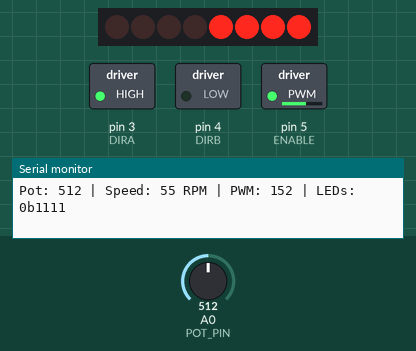
Bench run of a sketch on a simulated Arduino Uno, built with avr-gcc and run on an emulated ATmega328P. Shown: 8 shift-register outputs drawn as a row of LEDs (first output left, lit = HIGH), switched loads named in the sketch (green lamp = pin HIGH), the last lines printed to the serial monitor. Wiring (inferred from the names in the program): shift register (74HC595): data pin 12; shift clock pin 9; latch pin 11. Wiring (inferred from the signals the program sends): row of LEDs: on Q0, Q1, Q2, Q3, Q4, Q5, Q6, Q7. Inputs (shaded band) come from the test bench; at power-on: A0 (POT_PIN) = 512. Pins used as bus, display or sensor lines are not drawn.

Above: at 1.2 s.
1.3 s: A0 (POT_PIN) set to 306
At 2.5 s:
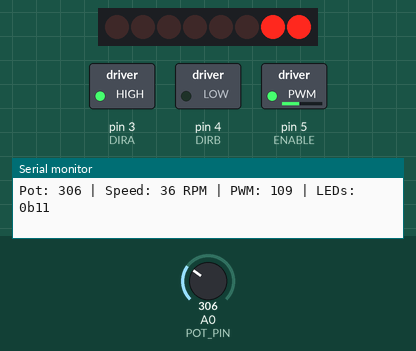
2.8 s: A0 (POT_PIN) set to 10
At 4.0 s:
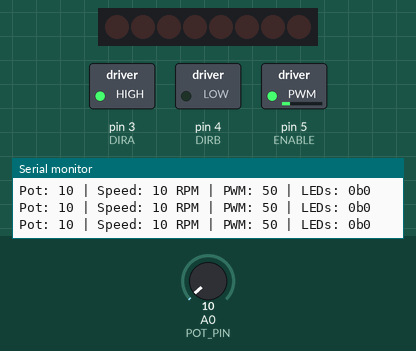
4.3 s: A0 (POT_PIN) set to 900
At 5.1 s:
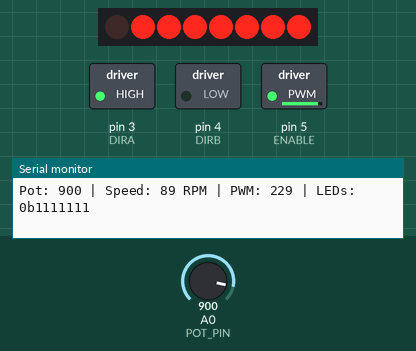
5.8 s: A0 (POT_PIN) set to 1023
At 6.6 s:
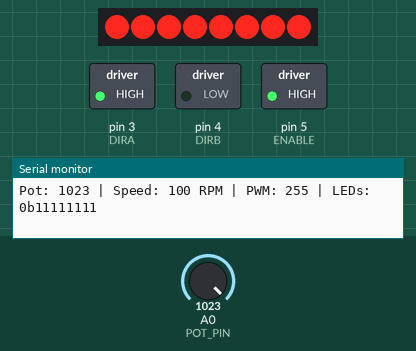
7.3 s: A0 (POT_PIN) set to 716
At 7.9 s:
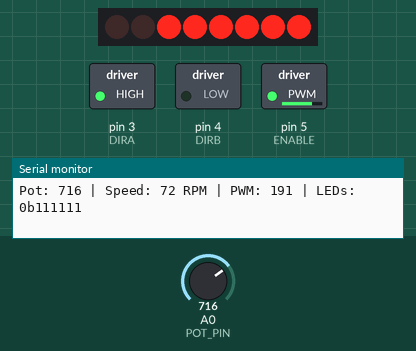
8.8 s: A0 (POT_PIN) set to 122
At 9.5 s:
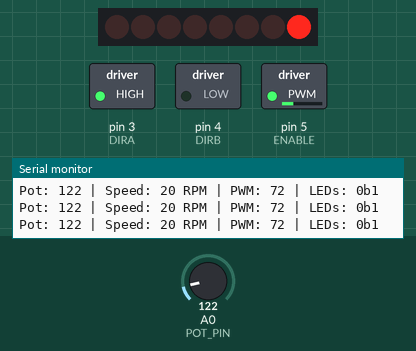
Timing chart, 0 to 11.3 s (numbered marks = the images above; inputs shaded):
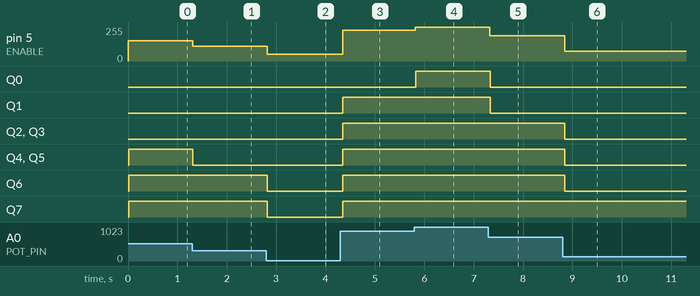

The sketch:

MotorVisualizer.ino
```cpp
/************************
Motor Speed Control with LED Display
- Potentiometer controls DC motor speed
- 74HC595 displays speed level on LEDs
************************/

// Motor control pins (L293D)
#define ENABLE 5
#define DIRA 3
#define DIRB 4

// 74HC595 shift register pins
#define LATCH_PIN 11  // ST_CP [RCK]
#define CLOCK_PIN 9   // SH_CP [SCK]
#define DATA_PIN 12   // DS [S1]

// Potentiometer pin
#define POT_PIN A0

// Speed thresholds (in RPM)
const int BASE_SPEED = 10;
const int SPEED_INCREMENT = 10;
const int MAX_SPEED = 100;  // 30 + (7 * 10) = 100 RPM for all 8 LEDs

byte leds = 0;
int currentSpeed = BASE_SPEED;

void setup() {
  // Motor pins
  pinMode(ENABLE, OUTPUT);
  pinMode(DIRA, OUTPUT);
  pinMode(DIRB, OUTPUT);

  // Shift register pins
  pinMode(LATCH_PIN, OUTPUT);
  pinMode(DATA_PIN, OUTPUT);
  pinMode(CLOCK_PIN, OUTPUT);

  // Set motor direction (one way)
  digitalWrite(DIRA, HIGH);
  digitalWrite(DIRB, LOW);

  Serial.begin(9600);
  Serial.println("Motor Speed Control Started");
}

void updateShiftRegister() {
  digitalWrite(LATCH_PIN, LOW);
  shiftOut(DATA_PIN, CLOCK_PIN, LSBFIRST, leds);
  digitalWrite(LATCH_PIN, HIGH);
}

void updateLEDs(int speed) {
  // Calculate how many LEDs should be on based on speed
  // Base speed (30 RPM) = 0 LEDs
  // 40 RPM = 1 LED (Q7)
  // 50 RPM = 2 LEDs (Q7, Q6)
  // etc.

  int numLEDs = 0;
  if (speed >= 20) {
    numLEDs = (speed - 10) / SPEED_INCREMENT;
    if (numLEDs > 8) numLEDs = 8;  // Cap at 8 LEDs
  }

  // Build LED pattern starting from Q7 (MSB)
  leds = 0;
  for (int i = 0; i < numLEDs; i++) {
    bitSet(leds, i);  // Start from Q7 and work down
  }

  updateShiftRegister();
}

int calculateMotorPWM(int speed) {
  // Map speed (30-100 RPM) to PWM value (0-255)
  // At 30 RPM (base): minimal PWM
  // At 100 RPM (max): full PWM

  if (speed <= BASE_SPEED) {
    return 50;  // Minimum PWM to get motor moving
  } else if (speed >= MAX_SPEED) {
    return 255;  // Maximum PWM
  } else {
    // Linear mapping: 30 RPM = 50 PWM, 100 RPM = 255 PWM
    return map(speed, BASE_SPEED, MAX_SPEED, 50, 255);
  }
}

void loop() {
  // Read potentiometer value (0-1023)
  int potValue = analogRead(POT_PIN);

  // Map potentiometer to speed range (30-100 RPM)
  currentSpeed = map(potValue, 0, 1023, BASE_SPEED, MAX_SPEED);

  // Update LED display
  updateLEDs(currentSpeed);

  // Calculate and set motor speed
  int pwmValue = calculateMotorPWM(currentSpeed);
  analogWrite(ENABLE, pwmValue);

  // Debug output
  Serial.print("Pot: ");
  Serial.print(potValue);
  Serial.print(" | Speed: ");
  Serial.print(currentSpeed);
  Serial.print(" RPM | PWM: ");
  Serial.print(pwmValue);
  Serial.print(" | LEDs: 0b");
  Serial.println(leds, BIN);

  delay(50);  // Small delay for stability
}
```

Measured:
- after the input at 1.3 s, pin 5 (ENABLE): 152/255 → 109/255 at once; Q4, Q5: HIGH → LOW at once
- after the input at 2.8 s, pin 5 (ENABLE): 109/255 → 50/255 at once; Q6, Q7: HIGH → LOW at once
- after the input at 4.3 s, pin 5 (ENABLE): 50/255 → 229/255 after 0.05 s; Q1–7: LOW → HIGH after 0.05 s
- after the input at 5.8 s, pin 5 (ENABLE): 229/255 → 255/255 at once; Q0: LOW → HIGH at once
- after the input at 7.3 s, pin 5 (ENABLE): 255/255 → 191/255 at once; Q0, Q1: HIGH → LOW at once
- after the input at 8.8 s, pin 5 (ENABLE): 191/255 → 72/255 at once; Q2–6: HIGH → LOW at once
